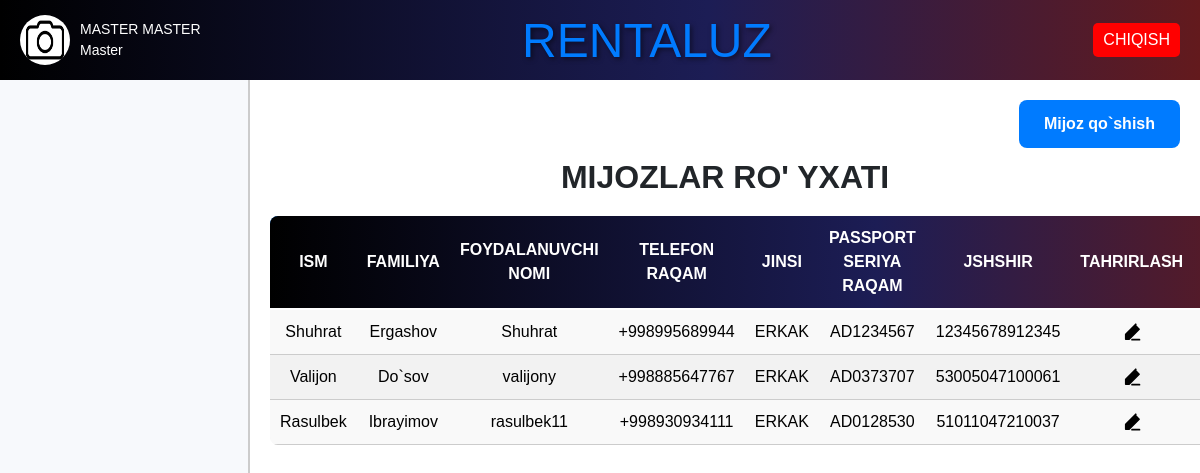
Screenshot of /mijoz/ (signed in) with the database file from the repository.
### rental/models.py (models this page shows, shortened)
class CustomUser(AbstractUser):
    rasm=models.ImageField(default='static/img/default.jpg')
    ism = models.CharField(max_length=255)
    familiya = models.CharField(max_length=255)
    lavozimi = models.CharField(max_length=255)
    username = models.CharField(max_length=255, unique=True)
    password = models.CharField(max_length=255)
    is_staff = models.BooleanField(default=False)
    is_active = models.BooleanField(default=True)

class Mijozlar(models.Model):
    ism = models.CharField(max_length=255)
    familiya = models.CharField(max_length=255)
    username = models.CharField(max_length=255,unique=True)
    telefon = models.CharField(max_length=20)
    jinsi = models.CharField(max_length=10)
    pasport = models.CharField(max_length=15)
    jshshir = models.CharField(max_length=20)

### rental/views.py (the view)
# urls.py: path('mijoz/',MijozView.as_view(),name='mijoz'),
class MijozView(LoginRequiredMixin,View):
    def get(self,request):
        mijozlar=Mijozlar.objects.all()
        return render(request,'mijoz_qushish.html',{'mijoz':mijozlar})

### templates/mijoz_qushish.html (shortened to what this page needs)
{%extends 'home.html'%}
{%block content%}
<html lang="en">
<head>
</head>
<body>
    {% if request.path == '/mijoz/' %}
    <div class="add">
        <a href="{%url 'mijozadd' %}">Mijoz qo`shish</a>
    </div>
    {%endif%}
    <h2>Mijozlar ro' yxati</h2>
    <table>
        <thead>
            <tr>
                <td>Ism</td>
                <td>Familiya</td>
                <td>foydalanuvchi nomi</td>
                <td>Telefon raqam</td>
                <td>Jinsi</td>
                <td>Passport seriya raqam</td>
                <td>JSHSHIR</td>
                <td>Tahrirlash</td>
                <td>O`chirish</td>
            </tr>
        </thead>
        <tbody>
            {%for i in mijoz%}
            <tr>
                <td>{{i.ism}}</td>
                <td>{{i.familiya}}</td>
                <td>{{i.username}}</td>
                <td>{{i.telefon}}</td>
                <td>{{i.jinsi}}</td>
                <td>{{i.pasport}}</td>
                <td>{{i.jshshir}}</td>
                <td><a href="{% url 'edit_mijoz' i.pk %}">
                    </a>
                </td>
                <td>
                </td>
            </tr>
            {%endfor%}
        </tbody>
    </table>
    {%endblock content%}

### templates/home.html (shortened to what this page needs)
<!DOCTYPE html>
<html lang="en">
{% load static %}
<head>
    <link rel="stylesheet" href="https://stackpath.bootstrapcdn.com/bootstrap/4.5.2/css/bootstrap.min.css">
    <link rel="stylesheet" href="https://cdnjs.cloudflare.com/ajax/libs/font-awesome/5.15.4/css/all.min.css">
    <link rel="stylesheet" href="{% static 'css/styles.css' %}">
    <link rel="stylesheet" href="https://code.jquery.com/ui/1.12.1/themes/base/jquery-ui.css">
</head>
<body>
    <div class="header">
        <div class="profile-info" onclick="openModal()">
            <img src="{{ request.user.rasm.url }}" alt="Profile Picture" class="profile-pic">
            <div class="profile-details">
                <span>{{ request.user.ism }} {{ request.user.familiya }}</span><br>
                <span>{{ request.user.lavozimi }}</span>
            </div>
        </div>
        <div class="logo">
            <div class="text"><a href="{% url 'home' %}" style="text-decoration: none;">RENTALUZ</a></div>
        </div>
        <div>
            <button class="logout" onclick="window.location.href='{% url 'logout' %}'">CHIQISH</button>
        </div>
    </div>
    <div class="layout">
        <nav class="menu" id="sidebar">
        </nav>
        <main class="main-content">
            {% block content %}{% endblock %}
        </main>
    </div>
    <link rel="stylesheet" href="https://code.jquery.com/ui/1.12.1/themes/base/jquery-ui.css">
</body>
</html>

### static/css/styles.css (style rules this page uses)
body { font-family: Arial, sans-serif; margin: 0; padding: 0; background-color: #f7f9fc; }
.header { background: linear-gradient(90deg, rgba(0, 0, 0, 1) 0%, rgba(28, 29, 85, 1) 59%, rgba(99, 26, 29, 1) 100%); color: #fff; display: flex; justify-content: space-between; align-items: center; padding: 20px 0; }
.header .profile-info { display: flex; align-items: center; cursor: pointer; }
.header img { border-radius: 50%; width: 50px; height: 50px; margin-right: 10px; }
.header .profile-details { color: #fff; font-size: 14px; }
.header .logo { width: 300px; height: 80px; overflow: hidden; position: relative; }
.text { color: white; font-size: 40px; text-align: center; padding: 5px; white-space: normal; max-width: 90%; cursor: context-menu; }
.header .logout { background-color: #f00; color: #fff; padding: 5px 10px; border: none; border-radius: 5px; cursor: pointer; }
.layout { display: flex; height: calc(100vh - 50px); }
.menu { width: 250px; border-right: 2px solid #ccc; position: relative; overflow-y: auto; transition: width 0.3s ease; }
.main-content { flex: 1; padding: 20px; background-color: #fff; overflow-y: auto; transition: margin-left 0.3s ease; }

### templates/home.html (style rules this page uses)
body { font-family: Arial, sans-serif; margin: 0; padding: 0; background-color: #f7f9fc; }
.header { background: linear-gradient(90deg, rgba(0, 0, 0, 1) 0%, rgba(28, 29, 85, 1) 59%, rgba(99, 26, 29, 1) 100%); color: #fff; display: flex; justify-content: space-between; align-items: center; padding: 0px 20px; }
.header .profile-info { display: flex; align-items: center; cursor: pointer; }
.header img { border-radius: 50%; width: 50px; height: 50px; margin-right: 10px; }
.header .logo { width: 300px; height: 80px; position: relative; }
.header .logo div { position: absolute; top: 50%; left: 50%; transform: translate(-50%, -50%); width: auto; height: 100%; object-fit: cover; border-radius: 5px; text-align: center; font-size: 3em; background: linear-gradient(90deg, rgba(0, 0, 0, 1) 0%, rgba(28, 29, 85, 1) 59%, rgba(99, 26, 29, 1) 100%); -webkit-background-clip: text; color: transparent; text-shadow: 2px 2px 5px rgba(0, 0, 0, 0.5); }
.header .logout { background-color: #f00; color: #fff; padding: 5px 10px; border: none; border-radius: 5px; cursor: pointer; }
.layout { display: flex; height: calc(100vh - 50px); }
.menu { width: 250px; border-right: 2px solid #ccc; position: relative; overflow-y: auto; transition: width 0.3s ease; }
.main-content { flex: 1; padding: 20px; background-color: #fff; overflow-y: auto; transition: margin-left 0.3s ease; }

### templates/mijoz_qushish.html (style rules this page uses)
table { width: 100%; border-collapse: collapse; margin: 20px 0; font-size: 16px; background-color: #f9f9f9; border-radius: 8px; overflow: hidden; }
thead { background-color: #007bff; color: white; text-transform: uppercase; font-weight: bold; }
thead td { padding: 12px 15px; }
tbody tr:nth-child(even) { background-color: #f2f2f2; }
tbody tr { transition: background-color 0.3s ease; }
tbody td { padding: 12px 15px; border-bottom: 1px solid #ccc; }
td a { color: #007bff; text-decoration: none; }
table thead tr { background: linear-gradient(90deg, rgba(0, 0, 0, 1) 0%, rgba(28, 29, 85, 1) 59%, rgba(99, 26, 29, 1) 100%); color: white; }
table thead tr td { padding: 10px; font-weight: bold; text-align: center; border-bottom: 2px solid #fff; }
table tbody tr { background-color: #f9f9f9; color: #000; }
table td { padding: 10px; text-align: center; border-bottom: 1px solid #ccc; }
.edit-icon { fill: none; stroke: #007bff; transition: stroke 0.3s ease; }
.edit-icon { width: 24px; height: 24px; cursor: pointer; fill: #000; transition: fill 0.3s ease; }
.add { display: flex; justify-content: end; margin-bottom: 10px; }
.add a { padding: 12px 25px; text-decoration: none; background-color: #007BFF; color: #fff; border-radius: 8px; font-weight: bold; text-align: center; transition: background-color 0.3s; }
h2 { text-align: center; font-weight: bold; text-transform: uppercase; }
.edit-icon, .bi-trash3-fill { width: 20px; height: 20px; cursor: pointer; transition: fill 0.3s; }

### rows the page displays
CustomUser: user.rasm (placeholder picture), user.ism "MASTER", user.familiya "MASTER", user.lavozimi "Master"
Mijozlar: ism "Shuhrat", familiya "Ergashov", username "Shuhrat", telefon "+998995689944", jinsi "ERKAK", pasport "AD1234567", jshshir "12345678912345"
Mijozlar: ism "Valijon", familiya "Do`sov", username "valijony", telefon "+998885647767", jinsi "ERKAK", pasport "AD0373707", jshshir "53005047100061"
Mijozlar: ism "Rasulbek", familiya "Ibrayimov", username "rasulbek11", telefon "+998930934111", jinsi "ERKAK", pasport "AD0128530", jshshir "51011047210037"
